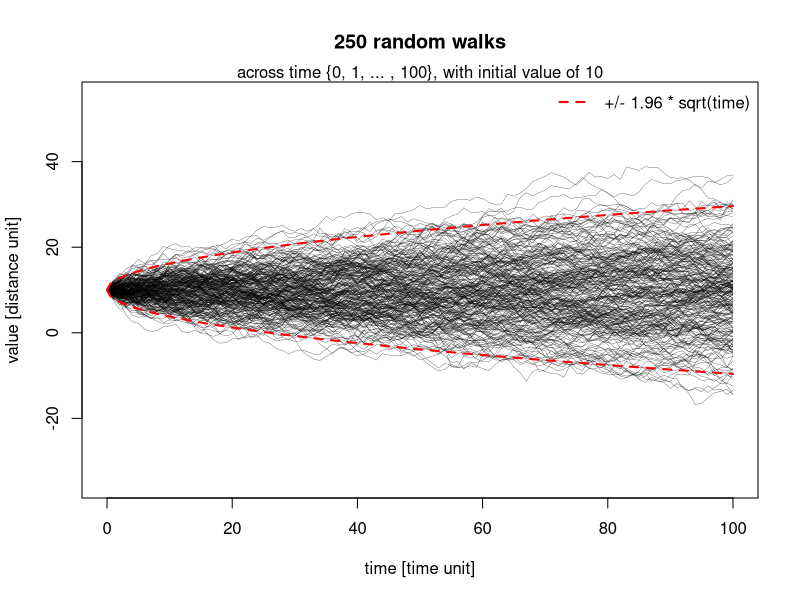

Source code (R): (Note: this script raises an error after producing the figure.)
################################################################################
# A plot of 250 random walks
# July 22, 2011 [Mo, 22.10.2018]
# By ALT: https://www.r-bloggers.com/2011/07/a-plot-of-250-random-walks/
# Mo, 22.10.2018
################################################################################

graphics.off()
rm(list = ls())

# Generate k random walks across time {0, 1, ... , T}
T <- 100
k <- 250
initial.value <- 10

GetRandomWalk <- function() {
  # Add a standard normal at each step
  initial.value + c(0, cumsum(x = rnorm(n = T)))
}

# Matrix of random walks
values <- replicate(n = k , expr = GetRandomWalk())

# Create an empty plot
dev.new(height = 8 , width = 12)
plot(
  x = 0:T ,
  y = rep(NA, T + 1) ,
  main = sprintf("%s random walks", k) ,
  xlab = "time [time unit]" ,
  ylab = "value [distance unit]" ,
  ylim = 10 + 4.5 * c(-1, 1) * sqrt(x = T)
)
mtext(sprintf(
  "%s%s}, with initial value of %s" ,
  "across time {0, 1, ... , " ,
  T ,
  initial.value
))
for (i in 1:k) {
  lines(x = 0:T , y = values[, i] , lwd = 0.25)
}
for (sign in c(-1, 1)) {
  curve(
    expr = initial.value + sign * 1.96 * sqrt(x) ,
    from = 0 ,
    to = T ,
    n = 2 * T ,
    col = "red" ,
    lty = 2 ,
    lwd = 2 ,
    add = TRUE
  )
}
legend(
  "topright" ,
  "+/- 1.96 * sqrt(time)" ,
  bty = "n" ,
  lty = 2 ,
  lwd = 2 ,
  col = "red"
)
savePlot("random_walks.png")

################################################################################
################################################################################
